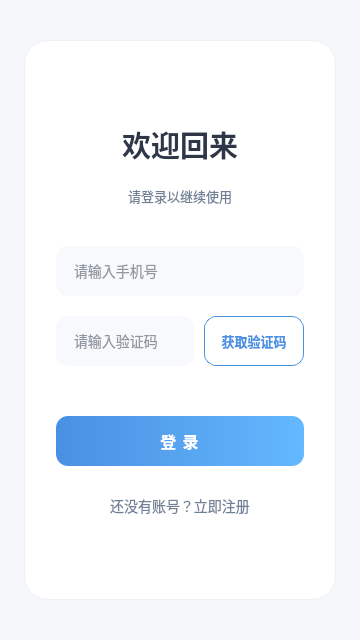
<?xml version="1.0" encoding="UTF-8"?>
<ui version="4.0">
 <class>page1_login</class>
 <widget class="QWidget" name="page1_login">
  <property name="geometry">
   <rect>
    <x>0</x>
    <y>0</y>
    <width>360</width>
    <height>640</height>
   </rect>
  </property>
  <property name="minimumSize">
   <size>
    <width>360</width>
    <height>640</height>
   </size>
  </property>
  <property name="maximumSize">
   <size>
    <width>360</width>
    <height>640</height>
   </size>
  </property>
  <property name="windowTitle">
   <string>登录</string>
  </property>
  <property name="styleSheet">
   <string notr="true">/* 全局背景 */
QWidget#page1_login {
        background-color: #F5F7FA;
}

/* 登录卡片容器 */
QWidget#widget {
        background-color: #FFFFFF;
        border-radius: 24px;
        border: 1px solid #EDF0F5;
}

/* --- 核心修改：标题样式 --- */
QLabel#label_title {
        color: #2D3748;
        font-family: &quot;Microsoft YaHei&quot;, sans-serif;
        font-weight: bold;
        /* 【关键】强制背景透明，去掉黑块 */
        background-color: transparent;
}

/* --- 核心修改：副标题样式 --- */
QLabel#label_subtitle {
        color: #718096;
        font-family: &quot;Microsoft YaHei&quot;, sans-serif;
        /* 【关键】强制背景透明，去掉黑块 */
        background-color: transparent;
}

/* 输入框样式 */
QLineEdit {
        background-color: #F7F9FC;
        border: none;
        border-radius: 12px;
        color: #2D3748;
        padding-left: 16px;
        padding-right: 16px;
        font-size: 14px;
}

/* 输入框获得焦点 */
QLineEdit:focus {
        background-color: #FFFFFF;
        border: 2px solid #4A90E2;
}

/* 登录按钮 */
QPushButton#page1_login_push_Botton {
        background-color: qlineargradient(spread:pad, x1:0, y1:0, x2:1, y2:0, stop:0 #4A90E2, stop:1 #63B8FF);
        color: white;
        border-radius: 12px;
        border: none;
        font-weight: bold;
        font-size: 16px;
        letter-spacing: 1px;
}

QPushButton#page1_login_push_Botton:hover {
        background-color: qlineargradient(spread:pad, x1:0, y1:0, x2:1, y2:0, stop:0 #5B9DF2, stop:1 #74C4FF);
}

QPushButton#page1_login_push_Botton:pressed {
        background-color: #357ABD;
}

/* 注册按钮 */
QPushButton#page1_login_register {
        background-color: transparent;
        color: #718096;
        border: none;
        font-size: 14px;
}

QPushButton#page1_login_register:hover {
        color: #4A90E2;
        text-decoration: underline;
}

/* 【新增】获取验证码按钮样式 */
QPushButton#btn_get_code {
        background-color: #FFFFFF;
        color: #4A90E2;
        border: 1px solid #4A90E2;
        border-radius: 12px;
        font-weight: bold;
        font-size: 13px;
}
QPushButton#btn_get_code:hover {
        background-color: #F0F7FF;
}
QPushButton#btn_get_code:pressed {
        background-color: #E1EFFF;
}</string>
  </property>
  <layout class="QVBoxLayout" name="verticalLayout_2">
   <property name="spacing">
    <number>0</number>
   </property>
   <property name="leftMargin">
    <number>24</number>
   </property>
   <property name="topMargin">
    <number>40</number>
   </property>
   <property name="rightMargin">
    <number>24</number>
   </property>
   <property name="bottomMargin">
    <number>40</number>
   </property>
   <item>
    <widget class="QWidget" name="widget" native="true">
     <layout class="QVBoxLayout" name="verticalLayout">
      <property name="spacing">
       <number>20</number>
      </property>
      <property name="leftMargin">
       <number>32</number>
      </property>
      <property name="topMargin">
       <number>40</number>
      </property>
      <property name="rightMargin">
       <number>32</number>
      </property>
      <property name="bottomMargin">
       <number>32</number>
      </property>
      <item>
       <spacer name="verticalSpacer">
        <property name="orientation">
         <enum>Qt::Vertical</enum>
        </property>
        <property name="sizeHint" stdset="0">
         <size>
          <width>20</width>
          <height>40</height>
         </size>
        </property>
       </spacer>
      </item>
      <item>
       <widget class="QLabel" name="label_title">
        <property name="font">
         <font>
          <family>Microsoft YaHei</family>
          <pointsize>22</pointsize>
          <bold>true</bold>
         </font>
        </property>
        <property name="text">
         <string>欢迎回来</string>
        </property>
        <property name="alignment">
         <set>Qt::AlignCenter</set>
        </property>
       </widget>
      </item>
      <item>
       <widget class="QLabel" name="label_subtitle">
        <property name="font">
         <font>
          <family>Microsoft YaHei</family>
          <pointsize>10</pointsize>
         </font>
        </property>
        <property name="text">
         <string>请登录以继续使用</string>
        </property>
        <property name="alignment">
         <set>Qt::AlignCenter</set>
        </property>
       </widget>
      </item>
      <item>
       <spacer name="verticalSpacer_3">
        <property name="orientation">
         <enum>Qt::Vertical</enum>
        </property>
        <property name="sizeType">
         <enum>QSizePolicy::Fixed</enum>
        </property>
        <property name="sizeHint" stdset="0">
         <size>
          <width>20</width>
          <height>20</height>
         </size>
        </property>
       </spacer>
      </item>
      <item>
       <widget class="QLineEdit" name="username">
        <property name="minimumSize">
         <size>
          <width>0</width>
          <height>50</height>
         </size>
        </property>
        <property name="placeholderText">
         <string>请输入手机号</string>
        </property>
       </widget>
      </item>

      <item>
       <layout class="QHBoxLayout" name="horizontalLayout_Code">
        <property name="spacing">
         <number>10</number>
        </property>
        <item>
         <widget class="QLineEdit" name="password">
          <property name="minimumSize">
           <size>
            <width>0</width>
            <height>50</height>
           </size>
          </property>
          <property name="echoMode">
           <enum>QLineEdit::Normal</enum>
          </property>
          <property name="placeholderText">
           <string>请输入验证码</string>
          </property>
         </widget>
        </item>
        <item>
         <widget class="QPushButton" name="btn_get_code">
          <property name="minimumSize">
           <size>
            <width>100</width>
            <height>50</height>
           </size>
          </property>
          <property name="maximumSize">
           <size>
            <width>100</width>
            <height>16777215</height>
           </size>
          </property>
          <property name="cursor">
           <cursorShape>PointingHandCursor</cursorShape>
          </property>
          <property name="text">
           <string>获取验证码</string>
          </property>
         </widget>
        </item>
       </layout>
      </item>
      <item>
       <spacer name="verticalSpacer_2">
        <property name="orientation">
         <enum>Qt::Vertical</enum>
        </property>
        <property name="sizeType">
         <enum>QSizePolicy::Fixed</enum>
        </property>
        <property name="sizeHint" stdset="0">
         <size>
          <width>20</width>
          <height>30</height>
         </size>
        </property>
       </spacer>
      </item>
      <item>
       <widget class="QPushButton" name="page1_login_push_Botton">
        <property name="minimumSize">
         <size>
          <width>0</width>
          <height>50</height>
         </size>
        </property>
        <property name="cursor">
         <cursorShape>PointingHandCursor</cursorShape>
        </property>
        <property name="text">
         <string>登 录</string>
        </property>
       </widget>
      </item>
      <item>
       <widget class="QPushButton" name="page1_login_register">
        <property name="minimumSize">
         <size>
          <width>0</width>
          <height>40</height>
         </size>
        </property>
        <property name="cursor">
         <cursorShape>PointingHandCursor</cursorShape>
        </property>
        <property name="text">
         <string>还没有账号？立即注册</string>
        </property>
       </widget>
      </item>
      <item>
       <spacer name="verticalSpacer_4">
        <property name="orientation">
         <enum>Qt::Vertical</enum>
        </property>
        <property name="sizeHint" stdset="0">
         <size>
          <width>20</width>
          <height>40</height>
         </size>
        </property>
       </spacer>
      </item>
     </layout>
    </widget>
   </item>
  </layout>
 </widget>
 <resources/>
 <connections/>
</ui>
